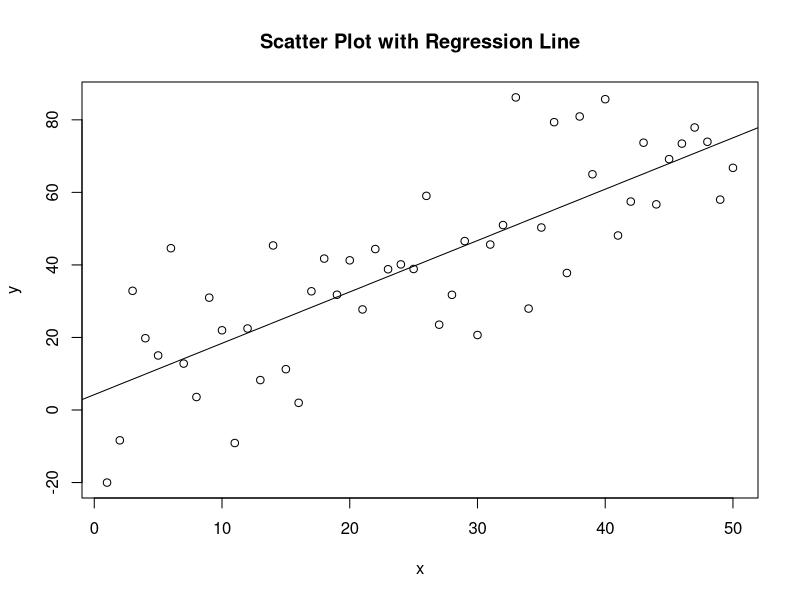

Reproduce this figure in R.
## ---- chunk 1
n <- 50
x <- seq(1, n)
a.true <- 3
b.true <- 1.5
y.true <- a.true + b.true * x
s.true <- 17.3
y <- y.true + s.true * rnorm(n)
out1 <- lm(y ~ x)
## ---- chunk 2
plot(x, y, main = "Scatter Plot with Regression Line")
abline(out1)
